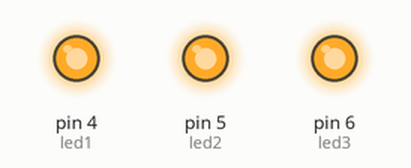
The sketch below on a simulated Arduino Uno, built with avr-gcc and run on an emulated ATmega328P. On the bench: output pins drawn as LEDs (lit = HIGH).

Above: at 0.5 s.
At 3.5 s:
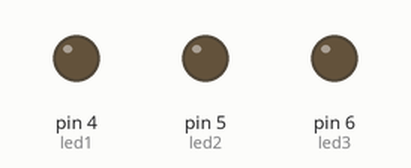
Timing chart, 0 to 4.6 s (numbered marks = the images above):
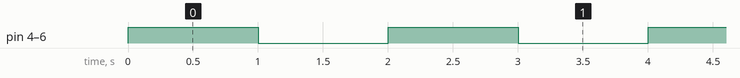

Measured:
- by itself, pin 4 (led1), pin 5 (led2), pin 6 (led3): alternates HIGH for 1.0 s and LOW for 1.0 s

The sketch:

Prog_4_PrendidoLED.ino
```cpp
//LOS LEDS TIENEN DOS MODOS DE TRABAJNO , UNO DIGITIAL Y EL OTRO ANALOGICO


int led1 = 4; //pines digitales: 0 - 13
int led2 = 5;
int led3 = 6;
//ARDUINO UNO Y MEGA CUENTAN CON UN LED EN LA PLACA QUE SRIVE PARA REALIZAR PRUEBAS
//ESTE LED SE UBICA EN EL PIN 13

void setup() {
  // put your setup code here, to run once:
  //SIEMPRE QUE SE TRABAJE CON UN PIN DIGITAL , SE DEBE DEFINIR SI EL PIN SERA DE ENTRADA O DE SALIDA
  pinMode(led1, OUTPUT);
  pinMode(led2, OUTPUT);
  pinMode(led3, OUTPUT);


}

void loop() { //16mHZ
  // put your main code here, to run repeatedly:
   ///OP1
  digitalWrite(led1, HIGH);
    digitalWrite(led2, true);
  digitalWrite(led3, 1); //LA MAS RECOMENDADA

  delay(1000);

  digitalWrite(led1, LOW);
    digitalWrite(led2, false);
  digitalWrite(led3, 0); //LA MAS RECOMENDADA


  //op2 .- lo mas comun es esto
  delay(1000);

}
```
